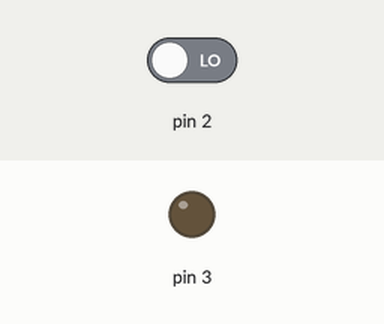
Recording of a sketch running on a simulated Arduino Uno, built with avr-gcc and run on an emulated ATmega328P. Parts: output pins drawn as LEDs (lit = HIGH). The inputs (shaded band) are chosen by the test bench; at power-on: pin 2 LOW.

Above: at 1.2 s.
1.3 s: pin 2 driven HIGH
At 1.7 s:
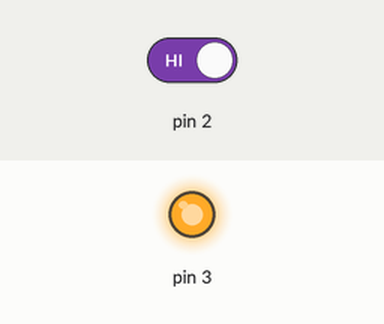
2.8 s: pin 2 driven LOW
At 4.0 s:
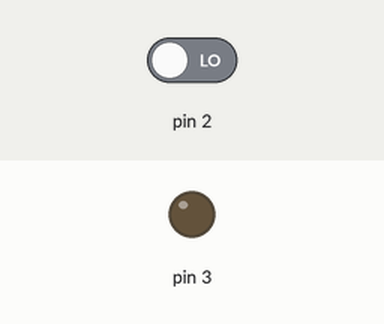
Timing chart, 0 to 5.8 s (numbered marks = the images above; inputs shaded):
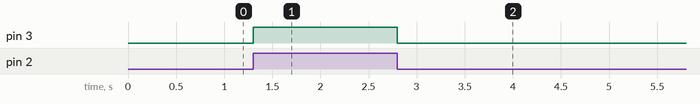

The sketch:

Arduino_DiskSelect.ino
```cpp
void setup() {
  Serial.begin(9600);
  pinMode(2, INPUT);
  pinMode(3, OUTPUT);
}

void loop() {
//  int a = ;
//  int a = digitalRead(2);
//  Serial.println(a);
//  Serial.print(" ");
//  Serial.println(b);
  digitalWrite(3,digitalRead(2));
  delay(100);
}
```

Measured:
- after the input at 1.3 s, pin 3: LOW → HIGH at once
- after the input at 2.8 s, pin 3: HIGH → LOW at once
